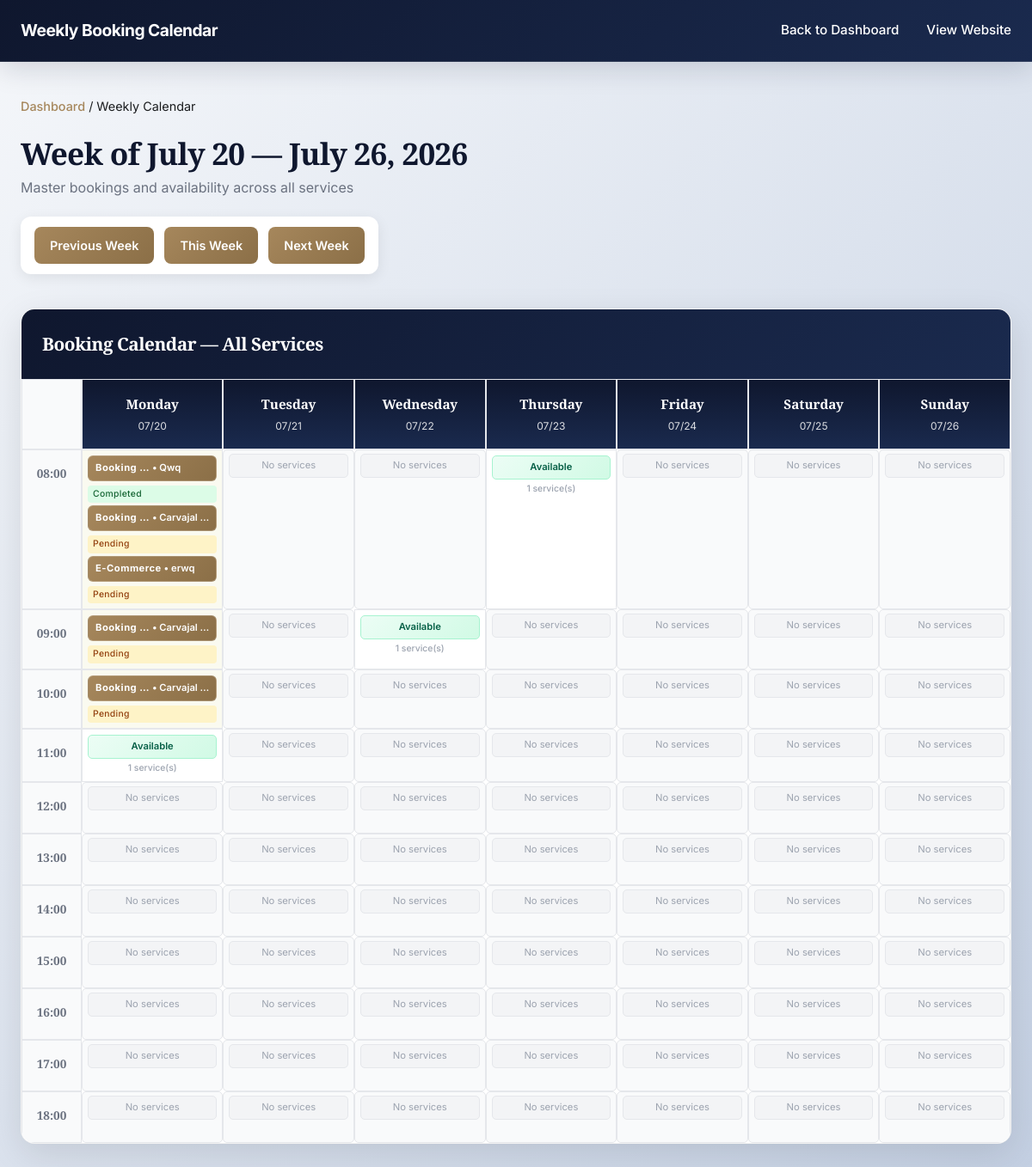
Page /booking/agenda/?date=2026-07-20 (signed in) on the committed database.
### booking/models.py (models this page shows, shortened)
class Activity(models.Model):
    name = models.CharField(max_length=100, unique=True)
    description = models.TextField(blank=True)
    duration_minutes = models.IntegerField(default=30)
    is_active = models.BooleanField(default=True)
    created_at = models.DateTimeField(auto_now_add=True)
    class Meta:
        verbose_name_plural = "Activities"
        ordering = ["name"]

class Booking(models.Model):
    STATUS_CHOICES = [
        ("pending", "Pending"),
        ("confirmed", "Confirmed"),
        ("completed", "Completed"),
        ("cancelled", "Cancelled"),
    ]
    activity = models.ForeignKey(Activity, on_delete=models.SET_NULL, null=True)
    full_name = models.CharField(max_length=150)
    email = models.EmailField()
    phone = models.CharField(max_length=20, blank=True)
    booking_date = models.DateField()
    booking_time = models.TimeField()
    budget = models.CharField(max_length=100, blank=True)
    timeline = models.CharField(max_length=100, blank=True)
    project_details = models.TextField()
    status = models.CharField(max_length=20, choices=STATUS_CHOICES, default="pending")
    terms_accepted = models.BooleanField(default=False)
    created_at = models.DateTimeField(auto_now_add=True)
    updated_at = models.DateTimeField(auto_now=True)
    class Meta:
        ordering = ["-created_at"]
        indexes = [
            models.Index(fields=["email", "booking_date"]),
            models.Index(fields=["status"]),
        ]

### booking/views.py (the view)
# urls.py: path("agenda/", views.booking_agenda, name="agenda"),
@login_required(login_url="admin:login")
@user_passes_test(is_admin, login_url="admin:login")
@login_required(login_url="admin:login")
@login_required(login_url="admin:login")
@user_passes_test(is_admin, login_url="admin:login")
def booking_agenda(request):
    template_name = "booking/agenda.html"
    date_str = request.GET.get("date")
    if date_str:
        try:
            selected_date = datetime.strptime(date_str, "%Y-%m-%d").date()
        except ValueError:
            selected_date = timezone.now().date()
    else:
        selected_date = timezone.now().date()
    days_since_monday = selected_date.weekday()
    week_start = selected_date - timedelta(days=days_since_monday)
    week_end = week_start + timedelta(days=6)
    calendar_grid = []
    for day_offset in range(7):
        current_date = week_start + timedelta(days=day_offset)
        day_of_week = day_offset
        day_data = {
            "date": current_date,
            "date_str": current_date.strftime("%m/%d"),
            "day_name": ["Monday", "Tuesday", "Wednesday", "Thursday", "Friday", "Saturday", "Sunday"][day_offset],
            "hours": []
        }
        all_day_slots = AvailabilitySlot.objects.filter(
            day_of_week=day_of_week,
            is_active=True
        ).select_related("activity").order_by("start_time")
        for hour in range(8, 19):
            time_str = f"{hour:02d}:00"
            hour_data = {
                "hour": hour,
                "time": time_str,
                "bookings": [],
                "activities": [],  # Activities available in this slot
                "total_capacity": 0,
                "is_available": False
            }
            hour_slots = all_day_slots.filter(
                start_time__hour=hour
            )
            for slot in hour_slots:
                hour_data["activities"].append({
                    "id": slot.activity.id,
                    "name": slot.activity.name,
                    "capacity": slot.max_bookings_per_slot,
                })
                hour_data["total_capacity"] += slot.max_bookings_per_slot
                hour_data["is_available"] = True
                bookings = Booking.objects.filter(
                    activity=slot.activity,
                    booking_date=current_date,
                    booking_time=slot.start_time,
                ).order_by("created_at")
                for booking in bookings:
                    hour_data["bookings"].append({
                        "id": booking.id,
                        "name": booking.full_name,
                        "email": booking.email,
                        "phone": booking.phone,
                        "details": booking.project_details,
                        "status": booking.status,
                        "status_display": booking.get_status_display(),
                        "activity": slot.activity.name,
                    })
            day_data["hours"].append(hour_data)
        calendar_grid.append(day_data)
    prev_week = week_start - timedelta(days=7)
    next_week = week_start + timedelta(days=7)
    context = {
        "week_start": week_start,
        "week_end": week_end,
        "selected_date": selected_date,
        "calendar_grid": calendar_grid,
        "prev_week": prev_week,
        "next_week": next_week,
        "hours": range(8, 19),
        "days": ["Monday", "Tuesday", "Wednesday", "Thursday", "Friday", "Saturday", "Sunday"],
    }
    return render(request, template_name, context)

### booking/views.py (called while the page is built)
def is_admin(user):
    return user.is_staff or user.is_superuser

### templates/booking/agenda.html (shortened to what this page needs)
{% load static %}
<!doctype html>
<html lang="en">
<head>
  <link rel="stylesheet" href="{% static 'css/services.css' %}">
</head>
<body>
  <header class="admin-header">
    <div class="nav">
      <strong>Weekly Booking Calendar</strong>
      <div class="admin-nav">
        <a href="{% url 'booking:management' %}">Back to Dashboard</a>
        <a href="{% url 'services:welcome' %}">View Website</a>
      </div>
    </div>
  </header>
  <div class="agenda-container">
    <div class="breadcrumb">
      <a href="{% url 'booking:management' %}">Dashboard</a> / Weekly Calendar
    </div>
    <div class="agenda-header">
      <div>
        <h1>Week of {{ week_start|date:"F d" }} — {{ week_end|date:"F d, Y" }}</h1>
        <p>Master bookings and availability across all services</p>
      </div>
      <div class="week-nav">
        <a href="?date={{ prev_week|date:'Y-m-d' }}">Previous Week</a>
        <a href="?date=">This Week</a>
        <a href="?date={{ next_week|date:'Y-m-d' }}">Next Week</a>
      </div>
    </div>
    <div class="activity-calendar">
      <div class="activity-title">
        <h3>Booking Calendar — All Services</h3>
      </div>
      <div class="calendar-wrapper">
        <div class="calendar-grid">
          <div class="time-cell"></div>
          {% for day_data in calendar_grid %}
            <div class="day-header">
              {{ day_data.day_name }}
              <span class="day-date">{{ day_data.date_str }}</span>
            </div>
          {% endfor %}
          {% for hour in hours %}
            <div class="time-cell">{{ hour|stringformat:"02d" }}:00</div>
            {% for day_data in calendar_grid %}
              {% for hour_slot in day_data.hours %}
                {% if hour_slot.hour == hour %}
                  <div class="time-slot {% if hour_slot.bookings %}has-bookings{% endif %} {% if not hour_slot.is_available %}no-availability{% endif %}" {% if hour_slot.bookings %}onclick="openFirstBookingModal(event, {{ hour_slot.bookings|first }})"{% endif %}>
                    <div class="slot-content">
                      {% if hour_slot.bookings %}
                        {% for booking in hour_slot.bookings %}
                          <div class="booking-badge" title="{{ booking.activity }}: {{ booking.name }} - {{ booking.email }}" onclick="openBookingModal(event, {{ booking.id }}, '{{ booking.name|escapejs }}', '{{ booking.email|escapejs }}', '{{ booking.phone|escapejs }}', '{{ booking.details|escapejs }}', '{{ booking.status }}', '{{ booking.activity|escapejs }}')">
                            <span class="service-name">{{ booking.activity|truncatewords:1 }}</span> • {{ booking.name|truncatewords:1 }}
                          </div>
                          <span class="booking-status status-{{ booking.status }}">{{ booking.status_display }}</span>
                        {% endfor %}
                      {% elif hour_slot.is_available %}
                        <div class="available-slot">Available</div>
                        <span class="slot-capacity">{{ hour_slot.activities|length }} service(s)</span>
                      {% else %}
                        <div class="no-availability">No services</div>
                      {% endif %}
                    </div>
                  </div>
                {% endif %}
              {% endfor %}
            {% endfor %}
          {% endfor %}
        </div>
      </div>
    </div>
  </div>
</body>
</html>

### static/css/services.css (style rules this page uses)
:root { --bg: #FAFAF9; --cream: #F3F1EC; --navy: #16213E; --navy-ink: #0F172E; --ink: #1B1D1F; --muted: #6B7280; --brass: #A6875C; --brass-light: #C9AD82; --border: rgba(27, 29, 31, 0.08); --border-on-navy: rgba(255, 255, 255, 0.14); --shadow-sm: 0 2px 8px rgba(16, 24, 40, 0.06); --shadow-md: 0 12px 32px rgba(16, 24, 40, 0.08); --radius: 14px; --radius-sm: 8px; --maxw: 1180px; --font-display: "Playfair Display", Georgia, serif; --font-body: "Inter", -apple-system, BlinkMacSystemFont, sans-serif; }
* { box-sizing: border-box; }
html { scroll-behavior: smooth; }
body { margin: 0; background: var(--bg); color: var(--ink); font-family: var(--font-body); font-size: 16px; line-height: 1.6; -webkit-font-smoothing: antialiased; }
h1, h2, h3 { font-family: var(--font-display); font-weight: 600; letter-spacing: -0.01em; margin: 0 0 0.5em; color: var(--ink); }
h1 { font-size: clamp(2.2rem, 4.2vw, 3.4rem); line-height: 1.12; letter-spacing: -0.02em; }
h3 { font-size: 1.15rem; }
p { color: var(--muted); }
a { color: inherit; text-decoration: none; }
header { position: sticky; top: 0; z-index: 40; background: rgba(250, 250, 249, 0.86); backdrop-filter: blur(10px); border-bottom: 1px solid var(--border); }
.nav { max-width: var(--maxw); margin: 0 auto; padding: 16px 28px; display: flex; align-items: center; justify-content: space-between; gap: 24px; }

### rows in the picture
Activity: activity "Booking …" "Booking …" "Booking …" "Booking …"
Booking: name "Qwq"
Booking: name "Carvajal …"
Activity: activity "E-Commerce"
Booking: name "erwq"
Booking: name "Carvajal …"
Booking: name "Carvajal …"

### other values in the picture
{{ week_start|date:"F d" }} "July 20"
{{ week_end|date:"F d, Y" }} "July 26, 2026"
{{ day_data.day_name }} "Monday" "Tuesday" "Wednesday" "Thursday" "Friday" "Saturday" "Sunday"
{{ day_data.date_str }} "07/20" "07/21" "07/22" "07/23" "07/24" "07/25" "07/26"
{{ hour|stringformat:"02d" }} "08" "09" "10" "11" "12" "13" "14" "15" "16" "17" "18"
{{ booking.status_display }} "Completed" "Pending" "Pending" "Pending" "Pending"
{{ hour_slot.activities|length }} "1" "1" "1"
